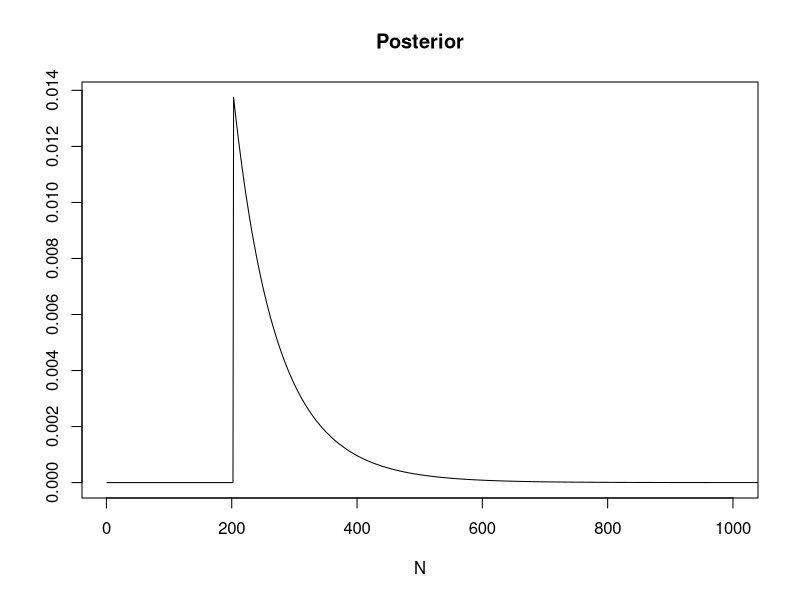
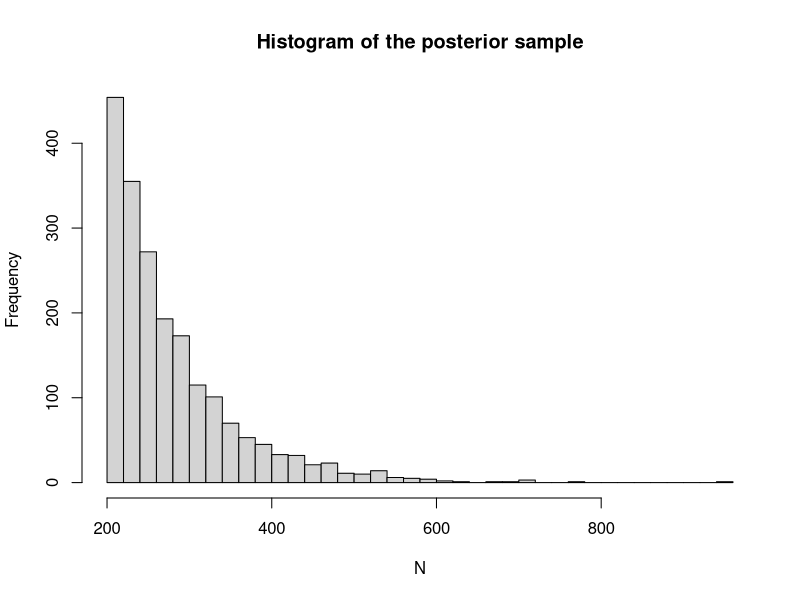
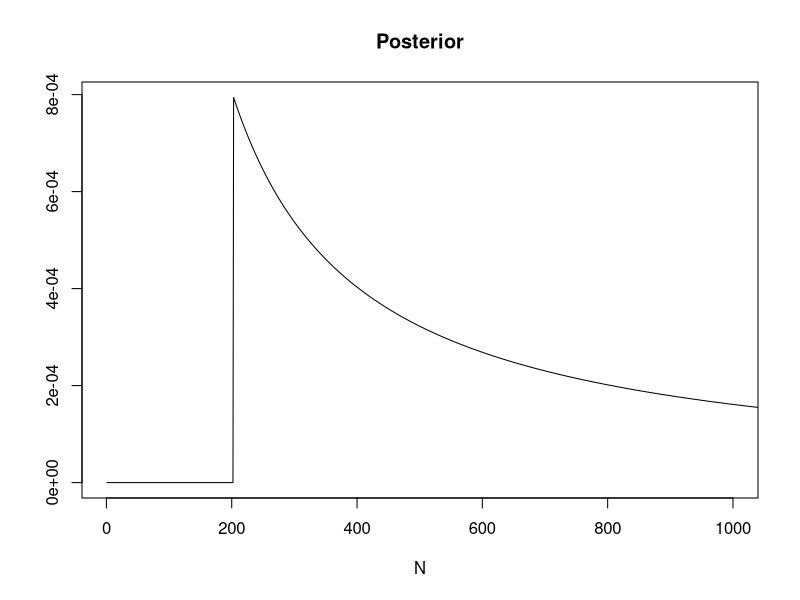
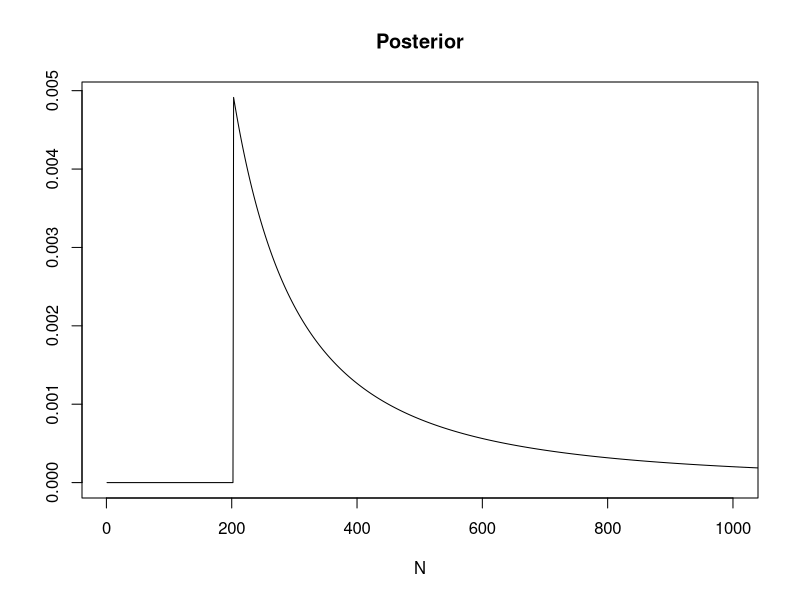

The R script that drew these images, in order:
## ---- chunk 1
knitr::opts_chunk$set(echo = TRUE, comment=NA)
## ---- chunk 2
N_seq <- 1:1000000

prior_mean <- 100
prior <- 1/prior_mean * (1-1/prior_mean)^(N_seq - 1)
## ---- chunk 3
lkhd <- ifelse( N_seq >= 203, 1/N_seq, 0)

unstzd.post <- prior * lkhd

post <- unstzd.post / sum(unstzd.post)


plot(N_seq, post, type = "l", xlim = c(1, 1000),
     main="Posterior", xlab="N", ylab = "")
## ---- chunk 4
post_sample <- sample(N_seq, size=2000, replace=T, prob=post)
hist(post_sample, breaks = 30, main="Histogram of the posterior sample",
     xlab="N")
## ---- chunk 5
mean(post_sample)
## ---- chunk 6
median(post_sample)
## ---- chunk 7
sd(post_sample)
## ---- chunk 8
Mode <- function(x) {
  ux <- unique(x)
  ux[which.max(tabulate(match(x, ux)))]
}
Mode(post_sample)
## ---- chunk 9
N_seq <- 1:100000
prior <- 1

lkhd <- ifelse( N_seq >= 203, 1/N_seq, 0)

unstzd.post <- prior * lkhd

post <- unstzd.post / sum(unstzd.post)
post_sample <- sample(N_seq, size=2000, replace=T, prob=post)

plot(N_seq, post, type = "l", xlim = c(1, 1000),
     main="Posterior", xlab="N", ylab = "")
## ---- chunk 10
one_c <- pi^2/6 - sum( 1/(1:202)^2)
c <- 1/one_c
c
## ---- chunk 11
N_seq <- 1:1000000

post <- ifelse( N_seq >= 203, c/N_seq^2, 0)

post_sample <- sample(N_seq, size=2000, replace=T, prob=post)

plot(N_seq, post, type = "l", xlim = c(1, 1000),
     main="Posterior", xlab="N", ylab = "")
